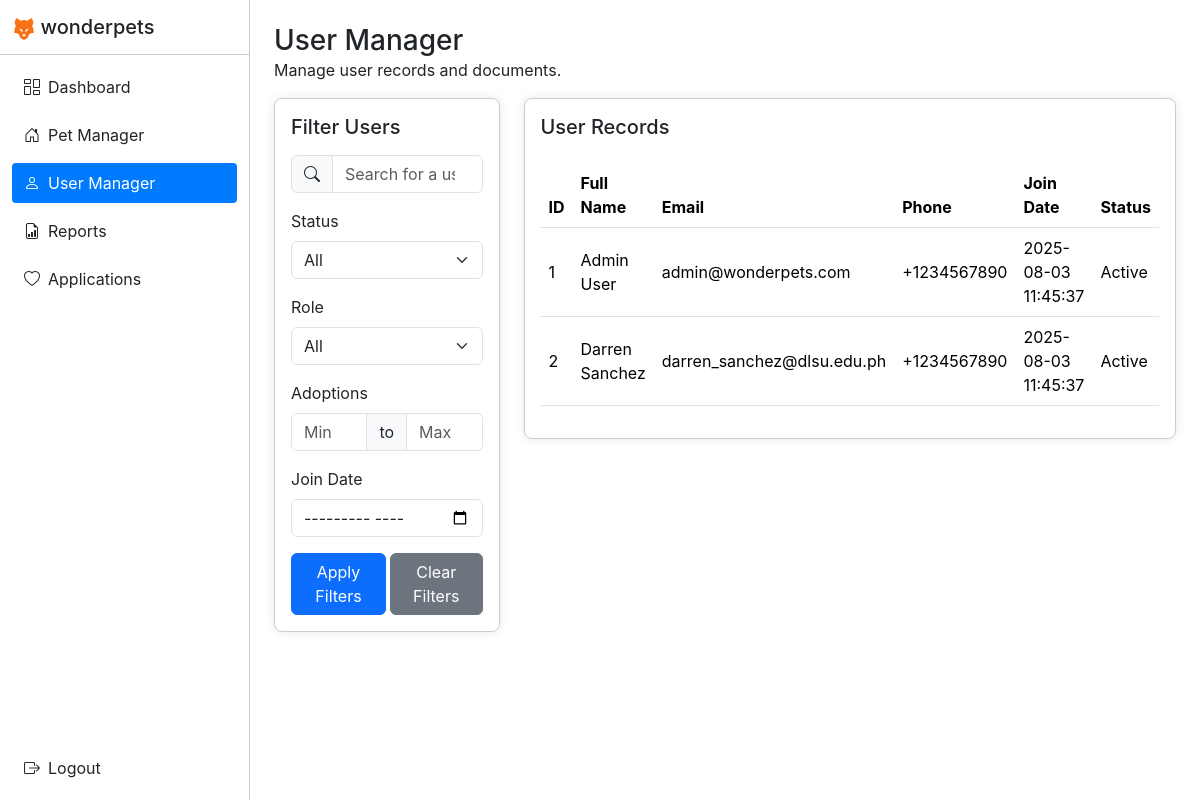
Page /src/pages/adminUserManager/index.php (signed in) on the committed database.
### tables this page shows
CREATE TABLE `users` (
  `id` int(11) NOT NULL AUTO_INCREMENT,
  `full_name` varchar(100) NOT NULL,
  `email` varchar(100) NOT NULL,
  `password` varchar(255) NOT NULL,
  `age` int(11) NOT NULL,
  `current_address` text NOT NULL,
  `permanent_address` text NOT NULL,
  `phone` varchar(20) NOT NULL,
  `role` enum('user','admin') NOT NULL DEFAULT 'user',
  `is_active` tinyint(1) NOT NULL DEFAULT 1,
  `profile_image` LONGBLOB DEFAULT NULL,
  `profile_image_type` varchar(50) DEFAULT NULL,
  `created_at` timestamp NOT NULL DEFAULT current_timestamp(),
  `updated_at` timestamp NOT NULL DEFAULT current_timestamp() ON UPDATE current_timestamp(),
  PRIMARY KEY (`id`),
  UNIQUE KEY `email` (`email`),
  KEY `idx_role` (`role`),
  KEY `idx_active` (`is_active`)
);

### src/pages/adminUserManager/index.php (the view, shortened to what this page needs)
<?php
    include_once '../../../server/db.php';
    $query = "SELECT * FROM users";
    $result = mysqli_query($conn, $query);
    $users = mysqli_fetch_all($result, MYSQLI_ASSOC);
?>
<!DOCTYPE html>
<html lang="en">
    <head>
        <link rel="stylesheet" href="https://cdn.jsdelivr.net/npm/bootstrap@5.3.3/dist/css/bootstrap.min.css">
        <link rel="stylesheet" href="https://cdn.jsdelivr.net/npm/bootstrap-icons@1.11.3/font/bootstrap-icons.css">
        <link rel="stylesheet" href="index.css?v=<?php echo time(); ?>">
        <link rel="stylesheet" href="../../components/admin/nav.css?v=<?php echo time(); ?>">
    </head>
    <body>
        <?php include '../../components/admin/nav.php'; ?>
        <main>
            <section class="main-header mb-3">
                <div class="main-header-title">
                    <h3>User Manager</h3>
                    <p>Manage user records and documents.</p>
                </div>
            </section>
            <form method="get" class="filter-form">
                <h5 class="mb-3">Filter Users</h5>
                <div class="input-group mb-3">
                    <span class="input-group-text">
                        <i class="bi bi-search"></i>
                    </span>
                    <input type="search" name="search" id="search" placeholder="Search for a user" class="form-control">
                </div>
                <div class="mb-3">
                    <label for="status" class="form-label">Status</label>
                    <select name="status" id="status" class="form-select">
                        <option value="">All</option>
                    </select>
                </div>
                <div class="mb-3">
                    <label for="role" class="form-label">Role</label>
                    <select name="role" id="role" class="form-select">
                        <option value="">All</option>
                    </select>
                </div>
                <div class="mb-3">
                    <label for="adoptions" class="form-label">Adoptions</label>
                    <div class="input-group">
                        <input type="number" name="min-adoptions" id="min-adoptions" placeholder="Min" class="form-control">
                        <span class="input-group-text">to</span>
                        <input type="number" name="max-adoptions" id="max-adoptions" placeholder="Max" class="form-control">
                    </div>
                </div>
                <div class="mb-3">
                    <label for="join-date" class="form-label">Join Date</label>
                    <input type="month" name="join-date" id="join-date" class="form-control">
                </div>
                <div class="form-buttons">
                    <button type="submit" class="btn btn-primary">Apply Filters</button>
                    <button type="reset" class="btn btn-secondary">Clear Filters</button>
                </div>
            </form>
            <section class="users-list">
                <h5 class="mb-4">User Records</h5>
                <div class="table-responsive">
                    <table class="table align-middle">
                        <thead>
                            <tr>
                                <th scope="col">ID</th>
                                <th scope="col">Full Name</th>
                                <th scope="col">Email</th>
                                <th scope="col">Phone</th>
                                <th scope="col">Join Date</th>
                                <th scope="col">Status</th>
                            </tr>
                        </thead>
                        <tbody>
                            <?php foreach ($users as $user) : ?>
                            <tr>
                                <td scope="row"><?php echo $user['id']; ?></td>
                                <td><?php echo $user['full_name']; ?></td>
                                <td><?php echo $user['email']; ?></td>
                                <td><?php echo $user['phone']; ?></td>
                                <td><?php echo $user['created_at']; ?></td>
                                <td><?php echo $user['is_active'] == 1 ? 'Active' : 'Inactive'; ?></td>
                            </tr>
                            <?php endforeach; ?>
                        </tbody>
                    </table>
                </div>
            </section>
        </main>
    </body>
</html>

### src/pages/adminUserManager/index.css (style rules this page uses)
h1, h2, h3, h4, h5, h6, p, span.reset { margin: 0 !important; padding: 0 !important; }
body { display: flex; font-family: 'Inter', sans-serif; }
main { flex-grow: 1; margin-left: 250px; padding: 24px; display: flex; flex-wrap: wrap; overflow-y: hidden; }
.main-header { width: 100%; }
.filter-form { width: 25%; border: 1px solid #ccc; border-radius: 8px; padding: 16px; box-shadow: 0 0 10px rgba(0, 0, 0, 0.1); margin-right: 24px; height: fit-content; }
.form-buttons { display: flex; gap: 4px; justify-content: flex-start; align-items: center; }
.users-list { width: calc(75% - 24px); border: 1px solid #ccc; border-radius: 8px; padding: 16px; box-shadow: 0 0 10px rgba(0, 0, 0, 0.1); height: fit-content; }

### rows in the picture
users: id "1", full_name "Admin User", email "admin@wonderpets.com", phone "+1234567890", created_at "2025-08-03 11:45:37", is_active "Active"
users: id "2", full_name "Darren Sanchez", email "darren_sanchez@dlsu.edu.ph", phone "+1234567890", created_at "2025-08-03 11:45:37", is_active "Active"
